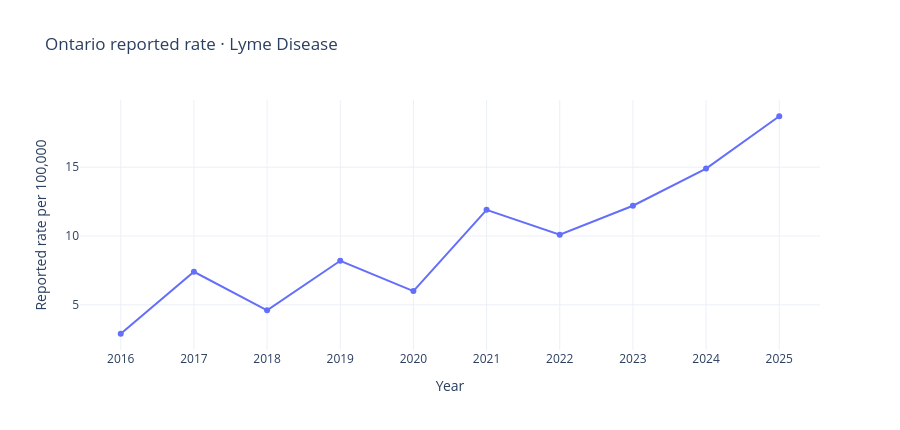
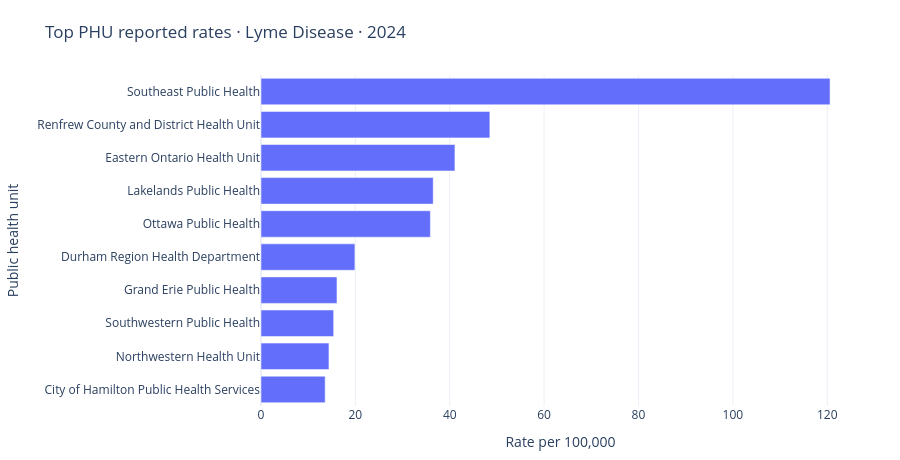

Write notebook code for charts like these, in order.
### Markdown cell above
### 09 | Visual QA: Disease Trend and PHU Rate Comparison

These are **preview charts**, not the final Streamlit app. The app will load the saved tables and expose interactive year/disease/PHU filters.

### Code cell
# ============================================================
# 09 | Dashboard Chart Previews
# ============================================================
preview = ontario_trends.loc[ontario_trends["Disease"].eq(PREVIEW_DISEASE)]
if preview.empty:
    raise ValueError(f"Unknown PREVIEW_DISEASE: {PREVIEW_DISEASE}")
fig = px.line(preview, x="Year", y="Rate per 100,000", markers=True,
              title=f"Ontario reported rate · {PREVIEW_DISEASE}",
              labels={"Rate per 100,000": "Reported rate per 100,000"})
fig.update_xaxes(dtick=1)
fig.update_layout(template="plotly_white", height=430)
fig.show()

local = phu_rates.loc[phu_rates["Disease"].eq(PREVIEW_DISEASE)
                      & phu_rates["Year"].eq(REFERENCE_YEAR)
                      & phu_rates["Rate_available"]]
local = local.nlargest(10, "Rate per 100,000").sort_values("Rate per 100,000")
if not local.empty:
    fig = px.bar(local, x="Rate per 100,000", y="Public health unit", orientation="h",
                 title=f"Top PHU reported rates · {PREVIEW_DISEASE} · {REFERENCE_YEAR}")
    fig.update_layout(template="plotly_white", height=460,
                      margin=dict(l=250, r=40, t=75, b=50))
    fig.show()
else:
    print("No comparable PHU rates for the selected disease and year.")

### Figure 1 — Plotly figure (JSON) as saved in the notebook; plotly's stock layout.template omitted (floating-point values rounded to 4 significant figures)
{"data": [{"hovertemplate": "Year=%{x}<br>Reported rate per 100,000=%{y}<extra></extra>", "legendgroup": "", "line": {"color": "#636efa", "dash": "solid"}, "marker": {"symbol": "circle"}, "mode": "lines+markers", "name": "", "orientation": "v", "showlegend": false, "type": "scatter", "x": [2016, 2017, 2018, 2019, 2020, 2021, 2022, 2023, 2024, 2025], "xaxis": "x", "y": [2.9, 7.4, 4.6, 8.2, 6.0, 11.9, 10.1, 12.2, 14.9, 18.7], "yaxis": "y"}], "layout": {"height": 430, "legend": {"tracegroupgap": 0}, "title": {"text": "Ontario reported rate · Lyme Disease"}, "xaxis": {"anchor": "y", "domain": [0, 1], "dtick": 1, "title": {"text": "Year"}}, "yaxis": {"anchor": "x", "domain": [0, 1], "title": {"text": "Reported rate per 100,000"}}}}

### Figure 2 — Plotly figure (JSON) as saved in the notebook; plotly's stock layout.template omitted (floating-point values rounded to 4 significant figures)
{"data": [{"hovertemplate": "Rate per 100,000=%{x}<br>Public health unit=%{y}<extra></extra>", "legendgroup": "", "marker": {"color": "#636efa", "pattern": {"shape": ""}}, "name": "", "orientation": "h", "showlegend": false, "textposition": "auto", "type": "bar", "x": [13.6, 14.4, 15.4, 16.1, 19.9, 35.9, 36.5, 41.1, 48.5, 120.6], "xaxis": "x", "y": ["City of Hamilton Public Health Services", "Northwestern Health Unit", "Southwestern Public Health", "Grand Erie Public Health", "Durham Region Health Department", "Ottawa Public Health", "Lakelands Public Health", "Eastern Ontario Health Unit", "Renfrew County and District Health Unit", "Southeast Public Health"], "yaxis": "y"}], "layout": {"barmode": "relative", "height": 460, "legend": {"tracegroupgap": 0}, "margin": {"b": 50, "l": 250, "r": 40, "t": 75}, "title": {"text": "Top PHU reported rates · Lyme Disease · 2024"}, "xaxis": {"anchor": "y", "domain": [0, 1], "title": {"text": "Rate per 100,000"}}, "yaxis": {"anchor": "x", "domain": [0, 1], "title": {"text": "Public health unit"}}}}
